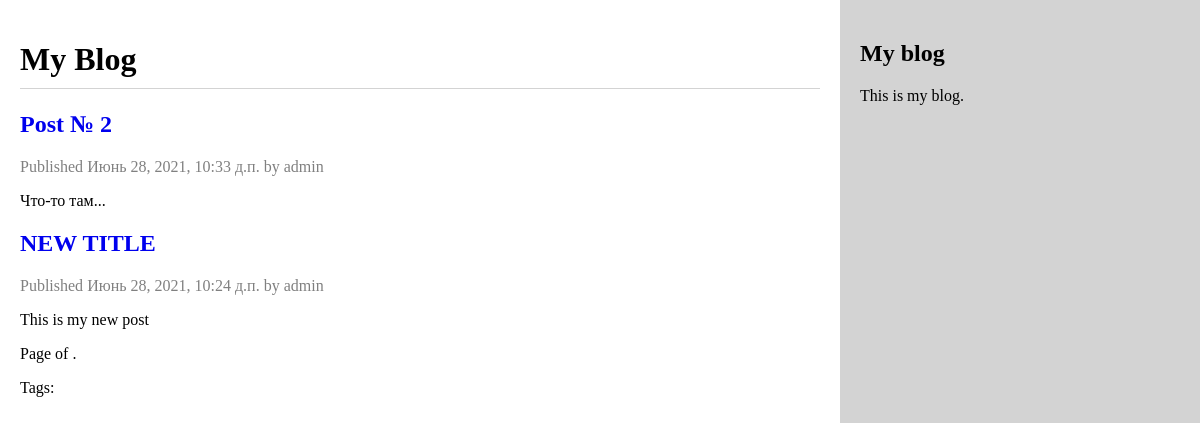
Page /blog/ on the earlier database version.
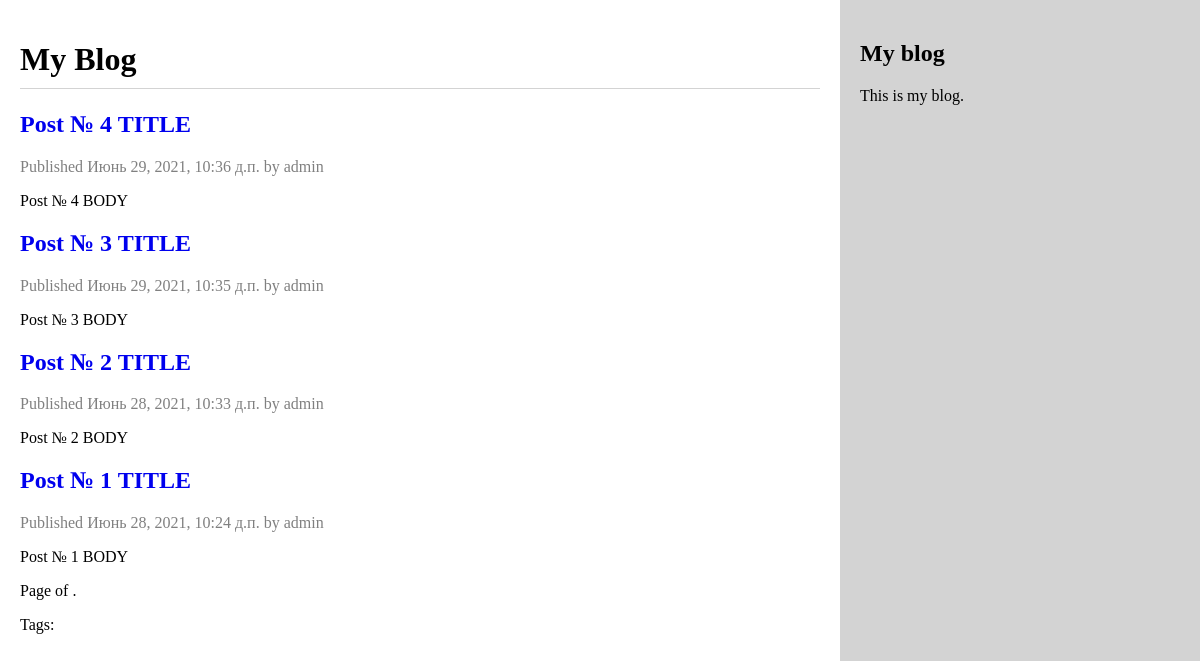
Same page on the later database version.
### blog/models.py (models this page shows, shortened)
class Post(models.Model):
    STATUS_CHOICES = (
        ('draft', 'Draft'),
        ('published', 'Published'),
    )
    title = models.CharField(max_length=250)
    slug = models.SlugField(max_length=250, unique_for_date='publish')
    author = models.ForeignKey(User, on_delete=models.CASCADE, related_name='blog_posts')
    body = models.TextField()
    publish = models.DateTimeField(default=timezone.now)
    created = models.DateTimeField(auto_now_add=True)
    updated = models.DateTimeField(auto_now=True)
    status = models.CharField(max_length=10, choices=STATUS_CHOICES, default='draft')
    class Meta:
        ordering = ('-publish',)
    def get_absolute_url(self):
        return reverse('blog:post_detail',
                        args=[self.publish.year,
                              self.publish.month,
                              self.publish.day,
                              self.slug])
    tags = TaggableManager()

### blog/views.py (the view)
# urls.py: path('', post_list, name='post_list'),
def post_list(request, tag_slug=None):
    object_list = Post.objects.all()
    tag = None
    if tag_slug:
        tag = get_object_or_404(Tag, slug=tag_slug)
        object_list = object_list.filter(tags__in=[tag])
    paginator = Paginator(object_list, 3)  # 3 поста на каждой странице
    page = request.GET.get('page')
    try:
        posts = paginator.page(page)
    except PageNotAnInteger:
        posts = paginator.page(1)
    except EmptyPage:
        posts = paginator.page(paginator.num_pages)
    return render(request,
		  'blog/post/list.html',
		  {
           'page': page,
		   'posts': posts,
		   'tag': tag,
           'object_list': object_list
          })

### blog/templates/blog/post/list.html (shortened to what this page needs)
{% extends "blog/base.html" %}
{% block content %}
    <h1>My Blog</h1>
	{% for object in object_list %}
        <h2>
            <a href="{{ object.get_absolute_url }}">
                {{ object.title }}
            </a>
        </h2>
        <p class="date">
            Published {{ object.publish }} by {{ object.author }}
        </p>
        {{ object.body|truncatewords:30|linebreaks }}
    {% endfor %}
    {% include "../pagination.html" with page=posts %}
    <p class="tags">
	    Tags:
	</p>
{% endblock %}

### blog/templates/blog/base.html (shortened to what this page needs)
{% load static %}
<!DOCTYPE html>
<html>
    <head>
        <link href="{% static 'css/blog.css' %}" rel="stylesheet">
    </head>
    <body>
        <div id="content">
            {% block content %}
            {% endblock %}
        </div>
        <div id="sidebar">
            <h2>My blog</h2>
            <p>This is my blog.</p>
        </div>
    </body>
</html>

### blog/templates/blog/pagination.html (shortened to what this page needs)
<div class="pagination">
    <span class="step-links">
        <span class="current">
            Page {{ page_obj.number }} of {{ page_obj.paginator.num_pages }}.
        </span>
    </span>
</div>

### blog/static/static/css/blog.css (style rules this page uses)
* { box-sizing:border-box; }
a { text-decoration: none; }
body, html { height: 100%; margin: 0; }
h1 { border-bottom: 1px solid lightgrey; padding-bottom: 10px; }
.date, .info { color: grey; }
#content, #sidebar { display: inline-block; float: left; padding: 20px; height: 100%; }
#content { width: 70%; }
#sidebar { width: 30%; background-color: lightgrey; }

Differences in the rows shown:
added Post: title "Post № 4 TITLE", publish "Июнь 29, 2021, 10:36 д.п.", author "admin", body "Post № 4 BODY"
added Post: title "Post № 3 TITLE", publish "Июнь 29, 2021, 10:35 д.п.", author "admin", body "Post № 3 BODY"
changed Post: title "Post № 2" → "Post № 2 TITLE"; body "Что-то там..." → "Post № 2 BODY"
changed Post: title "NEW TITLE" → "Post № 1 TITLE"; body "This is my new post" → "Post № 1 BODY"
